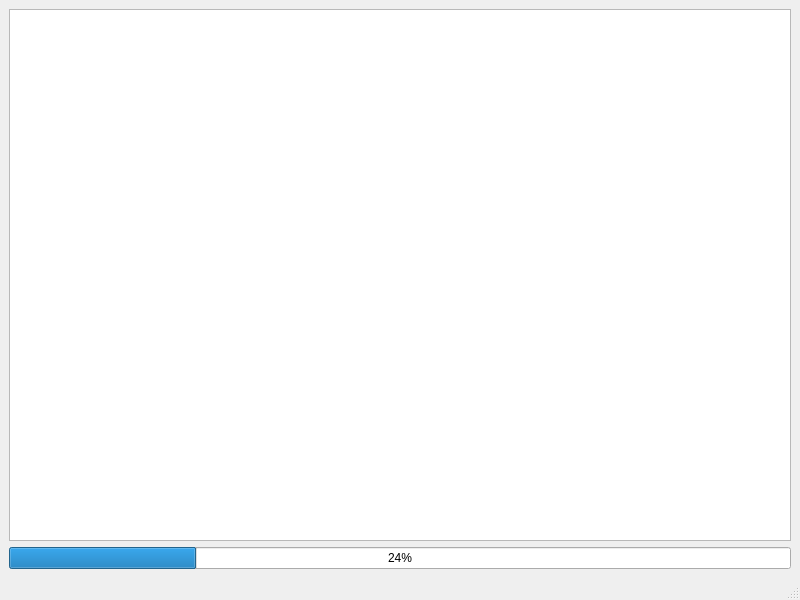
<?xml version="1.0" encoding="UTF-8"?>
<ui version="4.0">
 <class>school_info2</class>
 <widget class="QMainWindow" name="school_info2">
  <property name="geometry">
   <rect>
    <x>0</x>
    <y>0</y>
    <width>800</width>
    <height>600</height>
   </rect>
  </property>
  <property name="windowTitle">
   <string>MainWindow</string>
  </property>
  <widget class="QWidget" name="centralwidget">
   <layout class="QVBoxLayout" name="verticalLayout">
    <item>
     <widget class="QTableWidget" name="tableWidget"/>
    </item>
    <item>
     <widget class="QProgressBar" name="progressBar">
      <property name="value">
       <number>24</number>
      </property>
     </widget>
    </item>
   </layout>
  </widget>
  <widget class="QMenuBar" name="menubar">
   <property name="geometry">
    <rect>
     <x>0</x>
     <y>0</y>
     <width>800</width>
     <height>26</height>
    </rect>
   </property>
  </widget>
  <widget class="QStatusBar" name="statusbar"/>
  <action name="actionquit">
   <property name="text">
    <string>退出</string>
   </property>
  </action>
 </widget>
 <resources/>
 <connections/>
</ui>
